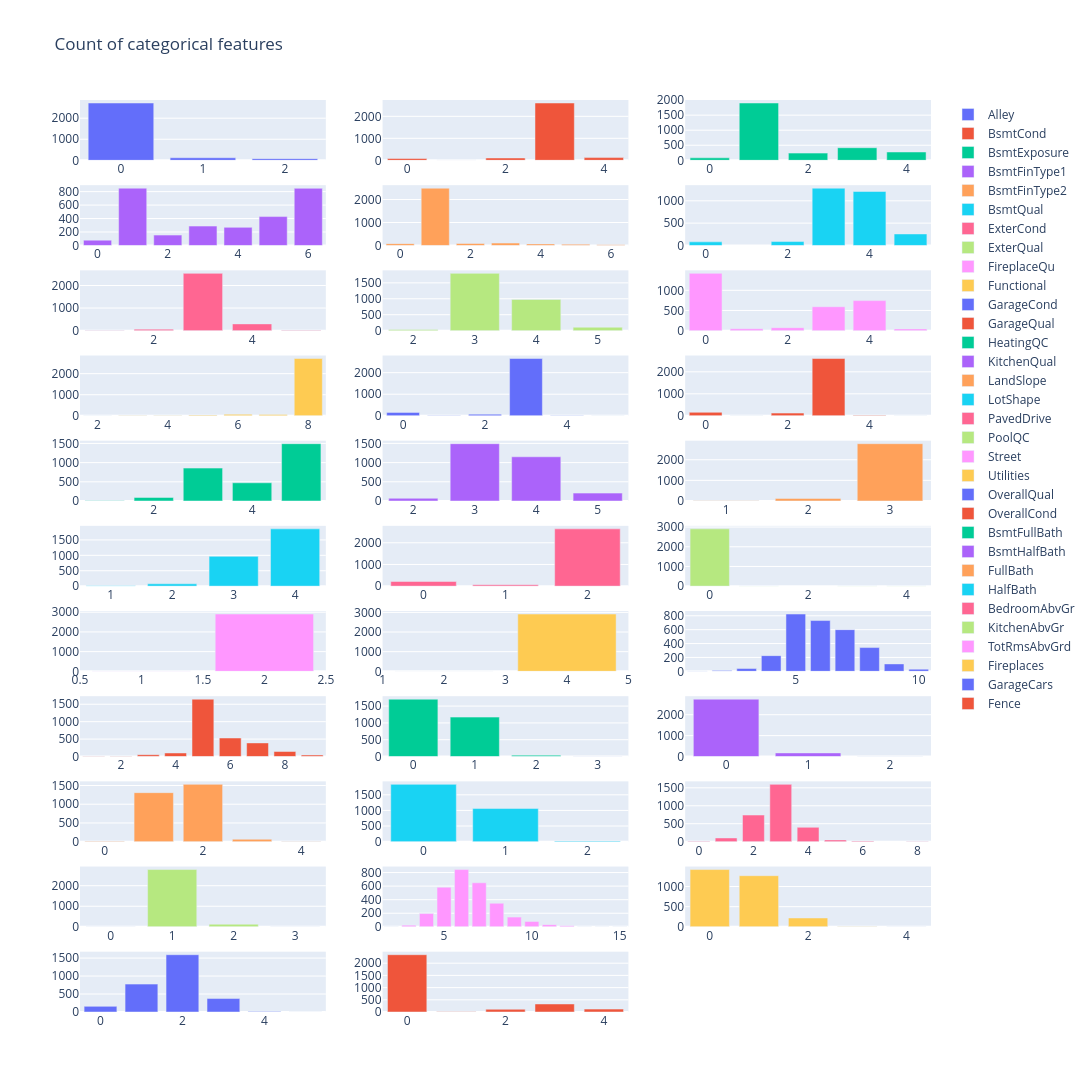

Notebook cell for this chart:
### Code cell
uni_count_plot(x_all, ordinal_features, plot_num_cols=3)

### Figure 1 — Plotly figure (JSON) as saved in the notebook; plotly's stock layout.template omitted (floating-point values rounded to 4 significant figures)
{"data": [{"name": "Alley", "type": "bar", "x": [0, 1, 2], "xaxis": "x", "y": [2721, 120, 78], "yaxis": "y"}, {"name": "BsmtCond", "type": "bar", "x": [3, 4, 2, 0, 1], "xaxis": "x2", "y": [2606, 122, 104, 82, 5], "yaxis": "y2"}, {"name": "BsmtExposure", "type": "bar", "x": [1, 3, 4, 2, 0], "xaxis": "x3", "y": [1904, 418, 276, 239, 82], "yaxis": "y3"}, {"name": "BsmtFinType1", "type": "bar", "x": [1, 6, 5, 3, 4, 2, 0], "xaxis": "x4", "y": [851, 849, 429, 288, 269, 154, 79], "yaxis": "y4"}, {"name": "BsmtFinType2", "type": "bar", "x": [1, 3, 2, 0, 4, 5, 6], "xaxis": "x5", "y": [2493, 105, 87, 80, 68, 52, 34], "yaxis": "y5"}, {"name": "BsmtQual", "type": "bar", "x": [3, 4, 5, 2, 0], "xaxis": "x6", "y": [1283, 1209, 258, 88, 81], "yaxis": "y6"}, {"name": "ExterCond", "type": "bar", "x": [3, 4, 2, 5, 1], "xaxis": "x7", "y": [2538, 299, 67, 12, 3], "yaxis": "y7"}, {"name": "ExterQual", "type": "bar", "x": [3, 4, 5, 2], "xaxis": "x8", "y": [1798, 979, 107, 35], "yaxis": "y8"}, {"name": "FireplaceQu", "type": "bar", "x": [0, 4, 3, 2, 1, 5], "xaxis": "x9", "y": [1420, 744, 592, 74, 46, 43], "yaxis": "y9"}, {"name": "Functional", "type": "bar", "x": [8.0, 6.0, 7.0, 5.0, 4.0, 3.0, 2.0], "xaxis": "x10", "y": [2717, 70, 65, 35, 19, 9, 2], "yaxis": "y10"}, {"name": "GarageCond", "type": "bar", "x": [3, 0, 2, 4, 1, 5], "xaxis": "x11", "y": [2654, 159, 74, 15, 14, 3], "yaxis": "y11"}, {"name": "GarageQual", "type": "bar", "x": [3, 0, 2, 4, 1, 5], "xaxis": "x12", "y": [2604, 159, 124, 24, 5, 3], "yaxis": "y12"}, {"name": "HeatingQC", "type": "bar", "x": [5, 3, 4, 2, 1], "xaxis": "x13", "y": [1493, 857, 474, 92, 3], "yaxis": "y13"}, {"name": "KitchenQual", "type": "bar", "x": [3.0, 4.0, 5.0, 2.0], "xaxis": "x14", "y": [1492, 1151, 205, 70], "yaxis": "y14"}, {"name": "LandSlope", "type": "bar", "x": [3, 2, 1], "xaxis": "x15", "y": [2778, 125, 16], "yaxis": "y15"}, {"name": "LotShape", "type": "bar", "x": [4, 3, 2, 1], "xaxis": "x16", "y": [1859, 968, 76, 16], "yaxis": "y16"}, {"name": "PavedDrive", "type": "bar", "x": [2, 0, 1], "xaxis": "x17", "y": [2641, 216, 62], "yaxis": "y17"}, {"name": "PoolQC", "type": "bar", "x": [0, 4, 3, 1], "xaxis": "x18", "y": [2909, 4, 4, 2], "yaxis": "y18"}, {"name": "Street", "type": "bar", "x": [2, 1], "xaxis": "x19", "y": [2907, 12], "yaxis": "y19"}, {"name": "Utilities", "type": "bar", "x": [4.0, 2.0], "xaxis": "x20", "y": [2916, 1], "yaxis": "y20"}, {"name": "OverallQual", "type": "bar", "x": [5, 6, 7, 8, 4, 9, 3, 10, 2, 1], "xaxis": "x21", "y": [825, 731, 600, 342, 226, 107, 40, 31, 13, 4], "yaxis": "y21"}, {"name": "OverallCond", "type": "bar", "x": [5, 6, 7, 8, 4, 3, 9, 2, 1], "xaxis": "x22", "y": [1645, 531, 390, 144, 101, 50, 41, 10, 7], "yaxis": "y22"}, {"name": "BsmtFullBath", "type": "bar", "x": [0.0, 1.0, 2.0, 3.0], "xaxis": "x23", "y": [1705, 1172, 38, 2], "yaxis": "y23"}, {"name": "BsmtHalfBath", "type": "bar", "x": [0.0, 1.0, 2.0], "xaxis": "x24", "y": [2742, 171, 4], "yaxis": "y24"}, {"name": "FullBath", "type": "bar", "x": [2, 1, 3, 0, 4], "xaxis": "x25", "y": [1530, 1309, 64, 12, 4], "yaxis": "y25"}, {"name": "HalfBath", "type": "bar", "x": [0, 1, 2], "xaxis": "x26", "y": [1834, 1060, 25], "yaxis": "y26"}, {"name": "BedroomAbvGr", "type": "bar", "x": [3, 2, 4, 1, 5, 6, 0, 8], "xaxis": "x27", "y": [1596, 742, 400, 103, 48, 21, 8, 1], "yaxis": "y27"}, {"name": "KitchenAbvGr", "type": "bar", "x": [1, 2, 0, 3], "xaxis": "x28", "y": [2785, 129, 3, 2], "yaxis": "y28"}, {"name": "TotRmsAbvGrd", "type": "bar", "x": [6, 7, 5, 8, 4, 9, 10, 11, 3, 12, 2, 14, 13, 15], "xaxis": "x29", "y": [844, 649, 583, 347, 196, 143, 80, 32, 25, 16, 1, 1, 1, 1], "yaxis": "y29"}, {"name": "Fireplaces", "type": "bar", "x": [0, 1, 2, 3, 4], "xaxis": "x30", "y": [1420, 1268, 219, 11, 1], "yaxis": "y30"}, {"name": "GarageCars", "type": "bar", "x": [2.0, 1.0, 3.0, 0.0, 4.0, 5.0], "xaxis": "x31", "y": [1594, 776, 374, 157, 16, 1], "yaxis": "y31"}, {"name": "Fence", "type": "bar", "x": [0, 3, 4, 2, 1], "xaxis": "x32", "y": [2348, 329, 118, 112, 12], "yaxis": "y32"}], "layout": {"height": 3300, "title": {"text": "Count of categorical features"}, "width": 1200, "xaxis": {"anchor": "y", "domain": [0.0, 0.2889]}, "xaxis10": {"anchor": "y10", "domain": [0.0, 0.2889]}, "xaxis11": {"anchor": "y11", "domain": [0.3556, 0.6444]}, "xaxis12": {"anchor": "y12", "domain": [0.7111, 1.0]}, "xaxis13": {"anchor": "y13", "domain": [0.0, 0.2889]}, "xaxis14": {"anchor": "y14", "domain": [0.3556, 0.6444]}, "xaxis15": {"anchor": "y15", "domain": [0.7111, 1.0]}, "xaxis16": {"anchor": "y16", "domain": [0.0, 0.2889]}, "xaxis17": {"anchor": "y17", "domain": [0.3556, 0.6444]}, "xaxis18": {"anchor": "y18", "domain": [0.7111, 1.0]}, "xaxis19": {"anchor": "y19", "domain": [0.0, 0.2889]}, "xaxis2": {"anchor": "y2", "domain": [0.3556, 0.6444]}, "xaxis20": {"anchor": "y20", "domain": [0.3556, 0.6444]}, "xaxis21": {"anchor": "y21", "domain": [0.7111, 1.0]}, "xaxis22": {"anchor": "y22", "domain": [0.0, 0.2889]}, "xaxis23": {"anchor": "y23", "domain": [0.3556, 0.6444]}, "xaxis24": {"anchor": "y24", "domain": [0.7111, 1.0]}, "xaxis25": {"anchor": "y25", "domain": [0.0, 0.2889]}, "xaxis26": {"anchor": "y26", "domain": [0.3556, 0.6444]}, "xaxis27": {"anchor": "y27", "domain": [0.7111, 1.0]}, "xaxis28": {"anchor": "y28", "domain": [0.0, 0.2889]}, "xaxis29": {"anchor": "y29", "domain": [0.3556, 0.6444]}, "xaxis3": {"anchor": "y3", "domain": [0.7111, 1.0]}, "xaxis30": {"anchor": "y30", "domain": [0.7111, 1.0]}, "xaxis31": {"anchor": "y31", "domain": [0.0, 0.2889]}, "xaxis32": {"anchor": "y32", "domain": [0.3556, 0.6444]}, "xaxis33": {"anchor": "y33", "domain": [0.7111, 1.0]}, "xaxis4": {"anchor": "y4", "domain": [0.0, 0.2889]}, "xaxis5": {"anchor": "y5", "domain": [0.3556, 0.6444]}, "xaxis6": {"anchor": "y6", "domain": [0.7111, 1.0]}, "xaxis7": {"anchor": "y7", "domain": [0.0, 0.2889]}, "xaxis8": {"anchor": "y8", "domain": [0.3556, 0.6444]}, "xaxis9": {"anchor": "y9", "domain": [0.7111, 1.0]}, "yaxis": {"anchor": "x", "domain": [0.9339, 1.0]}, "yaxis10": {"anchor": "x10", "domain": [0.6537, 0.7198]}, "yaxis11": {"anchor": "x11", "domain": [0.6537, 0.7198]}, "yaxis12": {"anchor": "x12", "domain": [0.6537, 0.7198]}, "yaxis13": {"anchor": "x13", "domain": [0.5603, 0.6264]}, "yaxis14": {"anchor": "x14", "domain": [0.5603, 0.6264]}, "yaxis15": {"anchor": "x15", "domain": [0.5603, 0.6264]}, "yaxis16": {"anchor": "x16", "domain": [0.4669, 0.5331]}, "yaxis17": {"anchor": "x17", "domain": [0.4669, 0.5331]}, "yaxis18": {"anchor": "x18", "domain": [0.4669, 0.5331]}, "yaxis19": {"anchor": "x19", "domain": [0.3736, 0.4397]}, "yaxis2": {"anchor": "x2", "domain": [0.9339, 1.0]}, "yaxis20": {"anchor": "x20", "domain": [0.3736, 0.4397]}, "yaxis21": {"anchor": "x21", "domain": [0.3736, 0.4397]}, "yaxis22": {"anchor": "x22", "domain": [0.2802, 0.3463]}, "yaxis23": {"anchor": "x23", "domain": [0.2802, 0.3463]}, "yaxis24": {"anchor": "x24", "domain": [0.2802, 0.3463]}, "yaxis25": {"anchor": "x25", "domain": [0.1868, 0.2529]}, "yaxis26": {"anchor": "x26", "domain": [0.1868, 0.2529]}, "yaxis27": {"anchor": "x27", "domain": [0.1868, 0.2529]}, "yaxis28": {"anchor": "x28", "domain": [0.09339, 0.1595]}, "yaxis29": {"anchor": "x29", "domain": [0.09339, 0.1595]}, "yaxis3": {"anchor": "x3", "domain": [0.9339, 1.0]}, "yaxis30": {"anchor": "x30", "domain": [0.09339, 0.1595]}, "yaxis31": {"anchor": "x31", "domain": [0.0, 0.06612]}, "yaxis32": {"anchor": "x32", "domain": [0.0, 0.06612]}, "yaxis33": {"anchor": "x33", "domain": [0.0, 0.06612]}, "yaxis4": {"anchor": "x4", "domain": [0.8405, 0.9066]}, "yaxis5": {"anchor": "x5", "domain": [0.8405, 0.9066]}, "yaxis6": {"anchor": "x6", "domain": [0.8405, 0.9066]}, "yaxis7": {"anchor": "x7", "domain": [0.7471, 0.8132]}, "yaxis8": {"anchor": "x8", "domain": [0.7471, 0.8132]}, "yaxis9": {"anchor": "x9", "domain": [0.7471, 0.8132]}}}
